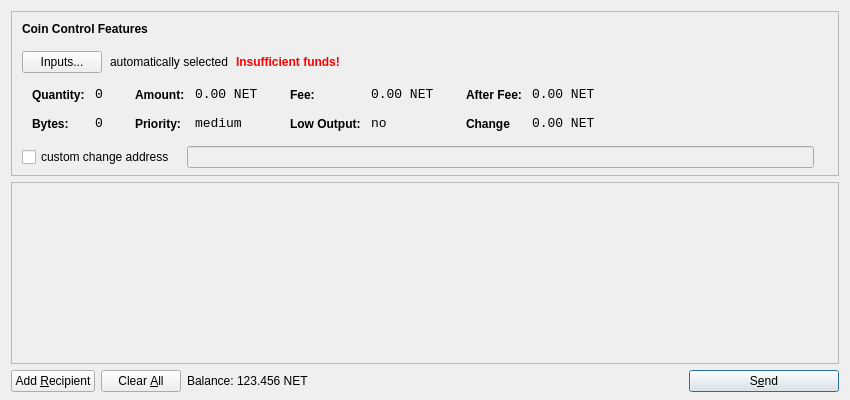
<?xml version="1.0" encoding="UTF-8"?>
<ui version="4.0">
 <class>SendCoinsDialog</class>
 <widget class="QDialog" name="SendCoinsDialog">
  <property name="geometry">
   <rect>
    <x>0</x>
    <y>0</y>
    <width>850</width>
    <height>400</height>
   </rect>
  </property>
  <property name="windowTitle">
   <string>Send Coins</string>
  </property>
  <layout class="QVBoxLayout" name="verticalLayout" stretch="0,1,0">
   <property name="bottomMargin">
    <number>8</number>
   </property>
   <item>
    <widget class="QFrame" name="frameCoinControl">
     <property name="sizePolicy">
      <sizepolicy hsizetype="Expanding" vsizetype="Expanding">
       <horstretch>0</horstretch>
       <verstretch>0</verstretch>
      </sizepolicy>
     </property>
     <property name="maximumSize">
      <size>
       <width>16777215</width>
       <height>16777215</height>
      </size>
     </property>
     <property name="frameShape">
      <enum>QFrame::StyledPanel</enum>
     </property>
     <property name="frameShadow">
      <enum>QFrame::Sunken</enum>
     </property>
     <layout class="QVBoxLayout" name="verticalLayoutCoinControl2">
      <property name="spacing">
       <number>-1</number>
      </property>
      <property name="leftMargin">
       <number>0</number>
      </property>
      <property name="topMargin">
       <number>0</number>
      </property>
      <property name="rightMargin">
       <number>0</number>
      </property>
      <property name="bottomMargin">
       <number>6</number>
      </property>
      <item>
       <layout class="QVBoxLayout" name="verticalLayoutCoinControl" stretch="0,0,0,0,1">
        <property name="spacing">
         <number>0</number>
        </property>
        <property name="leftMargin">
         <number>10</number>
        </property>
        <property name="topMargin">
         <number>10</number>
        </property>
        <item>
         <layout class="QHBoxLayout" name="horizontalLayoutCoinControl1">
          <property name="bottomMargin">
           <number>15</number>
          </property>
          <item>
           <widget class="QLabel" name="labelCoinControlFeatures">
            <property name="sizePolicy">
             <sizepolicy hsizetype="Preferred" vsizetype="Maximum">
              <horstretch>0</horstretch>
              <verstretch>0</verstretch>
             </sizepolicy>
            </property>
            <property name="font">
             <font>
              <weight>75</weight>
              <bold>true</bold>
             </font>
            </property>
            <property name="styleSheet">
             <string notr="true">font-weight:bold;</string>
            </property>
            <property name="text">
             <string>Coin Control Features</string>
            </property>
           </widget>
          </item>
         </layout>
        </item>
        <item>
         <layout class="QHBoxLayout" name="horizontalLayoutCoinControl2" stretch="0,0,0,0">
          <property name="spacing">
           <number>8</number>
          </property>
          <property name="bottomMargin">
           <number>10</number>
          </property>
          <item>
           <widget class="QPushButton" name="pushButtonCoinControl">
            <property name="styleSheet">
             <string notr="true"/>
            </property>
            <property name="text">
             <string>Inputs...</string>
            </property>
           </widget>
          </item>
          <item>
           <widget class="QLabel" name="labelCoinControlAutomaticallySelected">
            <property name="text">
             <string>automatically selected</string>
            </property>
            <property name="margin">
             <number>5</number>
            </property>
           </widget>
          </item>
          <item>
           <widget class="QLabel" name="labelCoinControlInsuffFunds">
            <property name="font">
             <font>
              <weight>75</weight>
              <bold>true</bold>
             </font>
            </property>
            <property name="styleSheet">
             <string notr="true">color:red;font-weight:bold;</string>
            </property>
            <property name="text">
             <string>Insufficient funds!</string>
            </property>
            <property name="margin">
             <number>5</number>
            </property>
           </widget>
          </item>
          <item>
           <spacer name="horizontalSpacerCoinControl">
            <property name="orientation">
             <enum>Qt::Horizontal</enum>
            </property>
            <property name="sizeHint" stdset="0">
             <size>
              <width>40</width>
              <height>1</height>
             </size>
            </property>
           </spacer>
          </item>
         </layout>
        </item>
        <item>
         <widget class="QWidget" name="widgetCoinControl" native="true">
          <property name="sizePolicy">
           <sizepolicy hsizetype="Preferred" vsizetype="Preferred">
            <horstretch>0</horstretch>
            <verstretch>0</verstretch>
           </sizepolicy>
          </property>
          <property name="minimumSize">
           <size>
            <width>0</width>
            <height>0</height>
           </size>
          </property>
          <property name="styleSheet">
           <string notr="true"/>
          </property>
          <layout class="QHBoxLayout" name="horizontalLayoutCoinControl5">
           <property name="margin">
            <number>0</number>
           </property>
           <item>
            <layout class="QHBoxLayout" name="horizontalLayoutCoinControl3" stretch="0,0,0,1">
             <property name="spacing">
              <number>20</number>
             </property>
             <property name="topMargin">
              <number>0</number>
             </property>
             <property name="bottomMargin">
              <number>10</number>
             </property>
             <item>
              <layout class="QFormLayout" name="formLayoutCoinControl1">
               <property name="horizontalSpacing">
                <number>10</number>
               </property>
               <property name="verticalSpacing">
                <number>14</number>
               </property>
               <property name="leftMargin">
                <number>10</number>
               </property>
               <property name="topMargin">
                <number>4</number>
               </property>
               <property name="rightMargin">
                <number>6</number>
               </property>
               <item row="0" column="0">
                <widget class="QLabel" name="labelCoinControlQuantityText">
                 <property name="styleSheet">
                  <string notr="true">font-weight:bold;</string>
                 </property>
                 <property name="text">
                  <string>Quantity:</string>
                 </property>
                 <property name="margin">
                  <number>0</number>
                 </property>
                </widget>
               </item>
               <item row="0" column="1">
                <widget class="QLabel" name="labelCoinControlQuantity">
                 <property name="font">
                  <font>
                   <family>Monospace</family>
                   <pointsize>10</pointsize>
                  </font>
                 </property>
                 <property name="cursor">
                  <cursorShape>IBeamCursor</cursorShape>
                 </property>
                 <property name="contextMenuPolicy">
                  <enum>Qt::ActionsContextMenu</enum>
                 </property>
                 <property name="text">
                  <string>0</string>
                 </property>
                 <property name="margin">
                  <number>0</number>
                 </property>
                 <property name="textInteractionFlags">
                  <set>Qt::LinksAccessibleByMouse|Qt::TextSelectableByKeyboard|Qt::TextSelectableByMouse</set>
                 </property>
                </widget>
               </item>
               <item row="1" column="0">
                <widget class="QLabel" name="labelCoinControlBytesText">
                 <property name="styleSheet">
                  <string notr="true">font-weight:bold;</string>
                 </property>
                 <property name="text">
                  <string>Bytes:</string>
                 </property>
                </widget>
               </item>
               <item row="1" column="1">
                <widget class="QLabel" name="labelCoinControlBytes">
                 <property name="font">
                  <font>
                   <family>Monospace</family>
                   <pointsize>10</pointsize>
                  </font>
                 </property>
                 <property name="cursor">
                  <cursorShape>IBeamCursor</cursorShape>
                 </property>
                 <property name="contextMenuPolicy">
                  <enum>Qt::ActionsContextMenu</enum>
                 </property>
                 <property name="text">
                  <string>0</string>
                 </property>
                 <property name="textInteractionFlags">
                  <set>Qt::LinksAccessibleByMouse|Qt::TextSelectableByKeyboard|Qt::TextSelectableByMouse</set>
                 </property>
                </widget>
               </item>
              </layout>
             </item>
             <item>
              <layout class="QFormLayout" name="formLayoutCoinControl2">
               <property name="horizontalSpacing">
                <number>10</number>
               </property>
               <property name="verticalSpacing">
                <number>14</number>
               </property>
               <property name="leftMargin">
                <number>6</number>
               </property>
               <property name="topMargin">
                <number>4</number>
               </property>
               <property name="rightMargin">
                <number>6</number>
               </property>
               <item row="0" column="0">
                <widget class="QLabel" name="labelCoinControlAmountText">
                 <property name="styleSheet">
                  <string notr="true">font-weight:bold;</string>
                 </property>
                 <property name="text">
                  <string>Amount:</string>
                 </property>
                 <property name="margin">
                  <number>0</number>
                 </property>
                </widget>
               </item>
               <item row="0" column="1">
                <widget class="QLabel" name="labelCoinControlAmount">
                 <property name="font">
                  <font>
                   <family>Monospace</family>
                   <pointsize>10</pointsize>
                  </font>
                 </property>
                 <property name="cursor">
                  <cursorShape>IBeamCursor</cursorShape>
                 </property>
                 <property name="contextMenuPolicy">
                  <enum>Qt::ActionsContextMenu</enum>
                 </property>
                 <property name="text">
                  <string>0.00 NET</string>
                 </property>
                 <property name="textInteractionFlags">
                  <set>Qt::LinksAccessibleByMouse|Qt::TextSelectableByKeyboard|Qt::TextSelectableByMouse</set>
                 </property>
                </widget>
               </item>
               <item row="1" column="0">
                <widget class="QLabel" name="labelCoinControlPriorityText">
                 <property name="styleSheet">
                  <string notr="true">font-weight:bold;</string>
                 </property>
                 <property name="text">
                  <string>Priority:</string>
                 </property>
                </widget>
               </item>
               <item row="1" column="1">
                <widget class="QLabel" name="labelCoinControlPriority">
                 <property name="font">
                  <font>
                   <family>Monospace</family>
                   <pointsize>10</pointsize>
                  </font>
                 </property>
                 <property name="cursor">
                  <cursorShape>IBeamCursor</cursorShape>
                 </property>
                 <property name="contextMenuPolicy">
                  <enum>Qt::ActionsContextMenu</enum>
                 </property>
                 <property name="text">
                  <string>medium</string>
                 </property>
                 <property name="textInteractionFlags">
                  <set>Qt::LinksAccessibleByMouse|Qt::TextSelectableByKeyboard|Qt::TextSelectableByMouse</set>
                 </property>
                </widget>
               </item>
              </layout>
             </item>
             <item>
              <layout class="QFormLayout" name="formLayoutCoinControl3">
               <property name="horizontalSpacing">
                <number>10</number>
               </property>
               <property name="verticalSpacing">
                <number>14</number>
               </property>
               <property name="leftMargin">
                <number>6</number>
               </property>
               <property name="topMargin">
                <number>4</number>
               </property>
               <property name="rightMargin">
                <number>6</number>
               </property>
               <item row="0" column="0">
                <widget class="QLabel" name="labelCoinControlFeeText">
                 <property name="styleSheet">
                  <string notr="true">font-weight:bold;</string>
                 </property>
                 <property name="text">
                  <string>Fee:</string>
                 </property>
                 <property name="margin">
                  <number>0</number>
                 </property>
                </widget>
               </item>
               <item row="0" column="1">
                <widget class="QLabel" name="labelCoinControlFee">
                 <property name="font">
                  <font>
                   <family>Monospace</family>
                   <pointsize>10</pointsize>
                  </font>
                 </property>
                 <property name="cursor">
                  <cursorShape>IBeamCursor</cursorShape>
                 </property>
                 <property name="contextMenuPolicy">
                  <enum>Qt::ActionsContextMenu</enum>
                 </property>
                 <property name="text">
                  <string>0.00 NET</string>
                 </property>
                 <property name="textInteractionFlags">
                  <set>Qt::LinksAccessibleByMouse|Qt::TextSelectableByKeyboard|Qt::TextSelectableByMouse</set>
                 </property>
                </widget>
               </item>
               <item row="1" column="0">
                <widget class="QLabel" name="labelCoinControlLowOutputText">
                 <property name="styleSheet">
                  <string notr="true">font-weight:bold;</string>
                 </property>
                 <property name="text">
                  <string>Low Output:</string>
                 </property>
                </widget>
               </item>
               <item row="1" column="1">
                <widget class="QLabel" name="labelCoinControlLowOutput">
                 <property name="font">
                  <font>
                   <family>Monospace</family>
                   <pointsize>10</pointsize>
                  </font>
                 </property>
                 <property name="cursor">
                  <cursorShape>IBeamCursor</cursorShape>
                 </property>
                 <property name="contextMenuPolicy">
                  <enum>Qt::ActionsContextMenu</enum>
                 </property>
                 <property name="text">
                  <string>no</string>
                 </property>
                 <property name="textInteractionFlags">
                  <set>Qt::LinksAccessibleByMouse|Qt::TextSelectableByKeyboard|Qt::TextSelectableByMouse</set>
                 </property>
                </widget>
               </item>
              </layout>
             </item>
             <item>
              <layout class="QFormLayout" name="formLayoutCoinControl4">
               <property name="horizontalSpacing">
                <number>10</number>
               </property>
               <property name="verticalSpacing">
                <number>14</number>
               </property>
               <property name="leftMargin">
                <number>6</number>
               </property>
               <property name="topMargin">
                <number>4</number>
               </property>
               <property name="rightMargin">
                <number>6</number>
               </property>
               <item row="0" column="0">
                <widget class="QLabel" name="labelCoinControlAfterFeeText">
                 <property name="styleSheet">
                  <string notr="true">font-weight:bold;</string>
                 </property>
                 <property name="text">
                  <string>After Fee:</string>
                 </property>
                 <property name="margin">
                  <number>0</number>
                 </property>
                </widget>
               </item>
               <item row="0" column="1">
                <widget class="QLabel" name="labelCoinControlAfterFee">
                 <property name="font">
                  <font>
                   <family>Monospace</family>
                   <pointsize>10</pointsize>
                  </font>
                 </property>
                 <property name="cursor">
                  <cursorShape>IBeamCursor</cursorShape>
                 </property>
                 <property name="contextMenuPolicy">
                  <enum>Qt::ActionsContextMenu</enum>
                 </property>
                 <property name="text">
                  <string>0.00 NET</string>
                 </property>
                 <property name="textInteractionFlags">
                  <set>Qt::LinksAccessibleByMouse|Qt::TextSelectableByKeyboard|Qt::TextSelectableByMouse</set>
                 </property>
                </widget>
               </item>
               <item row="1" column="0">
                <widget class="QLabel" name="labelCoinControlChangeText">
                 <property name="styleSheet">
                  <string notr="true">font-weight:bold;</string>
                 </property>
                 <property name="text">
                  <string>Change</string>
                 </property>
                </widget>
               </item>
               <item row="1" column="1">
                <widget class="QLabel" name="labelCoinControlChange">
                 <property name="font">
                  <font>
                   <family>Monospace</family>
                   <pointsize>10</pointsize>
                  </font>
                 </property>
                 <property name="cursor">
                  <cursorShape>IBeamCursor</cursorShape>
                 </property>
                 <property name="contextMenuPolicy">
                  <enum>Qt::ActionsContextMenu</enum>
                 </property>
                 <property name="text">
                  <string>0.00 NET</string>
                 </property>
                 <property name="textInteractionFlags">
                  <set>Qt::LinksAccessibleByMouse|Qt::TextSelectableByKeyboard|Qt::TextSelectableByMouse</set>
                 </property>
                </widget>
               </item>
              </layout>
             </item>
            </layout>
           </item>
          </layout>
         </widget>
        </item>
        <item>
         <layout class="QHBoxLayout" name="horizontalLayoutCoinControl4" stretch="0,0,0">
          <property name="spacing">
           <number>12</number>
          </property>
          <property name="sizeConstraint">
           <enum>QLayout::SetDefaultConstraint</enum>
          </property>
          <property name="topMargin">
           <number>5</number>
          </property>
          <property name="rightMargin">
           <number>5</number>
          </property>
          <item>
           <widget class="QCheckBox" name="checkBoxCoinControlChange">
            <property name="text">
             <string>custom change address</string>
            </property>
           </widget>
          </item>
          <item>
           <widget class="QLineEdit" name="lineEditCoinControlChange">
            <property name="enabled">
             <bool>false</bool>
            </property>
            <property name="sizePolicy">
             <sizepolicy hsizetype="Expanding" vsizetype="Fixed">
              <horstretch>0</horstretch>
              <verstretch>0</verstretch>
             </sizepolicy>
            </property>
           </widget>
          </item>
          <item>
           <widget class="QLabel" name="labelCoinControlChangeLabel">
            <property name="sizePolicy">
             <sizepolicy hsizetype="Preferred" vsizetype="Expanding">
              <horstretch>0</horstretch>
              <verstretch>0</verstretch>
             </sizepolicy>
            </property>
            <property name="minimumSize">
             <size>
              <width>0</width>
              <height>0</height>
             </size>
            </property>
            <property name="text">
             <string/>
            </property>
            <property name="margin">
             <number>3</number>
            </property>
           </widget>
          </item>
         </layout>
        </item>
        <item>
         <spacer name="verticalSpacerCoinControl">
          <property name="orientation">
           <enum>Qt::Vertical</enum>
          </property>
          <property name="sizeHint" stdset="0">
           <size>
            <width>800</width>
            <height>1</height>
           </size>
          </property>
         </spacer>
        </item>
       </layout>
      </item>
     </layout>
    </widget>
   </item>
   <item>
    <widget class="QScrollArea" name="scrollArea">
     <property name="widgetResizable">
      <bool>true</bool>
     </property>
     <widget class="QWidget" name="scrollAreaWidgetContents">
      <property name="geometry">
       <rect>
        <x>0</x>
        <y>0</y>
        <width>830</width>
        <height>165</height>
       </rect>
      </property>
      <layout class="QVBoxLayout" name="verticalLayout_2">
       <property name="margin">
        <number>0</number>
       </property>
       <item>
        <layout class="QVBoxLayout" name="entries">
         <property name="spacing">
          <number>6</number>
         </property>
        </layout>
       </item>
       <item>
        <spacer name="verticalSpacer">
         <property name="orientation">
          <enum>Qt::Vertical</enum>
         </property>
         <property name="sizeHint" stdset="0">
          <size>
           <width>20</width>
           <height>40</height>
          </size>
         </property>
        </spacer>
       </item>
      </layout>
     </widget>
    </widget>
   </item>
   <item>
    <layout class="QHBoxLayout" name="horizontalLayout">
     <item>
      <widget class="QPushButton" name="addButton">
       <property name="toolTip">
        <string>Send to multiple recipients at once</string>
       </property>
       <property name="text">
        <string>Add &amp;Recipient</string>
       </property>
       <property name="icon">
        <iconset resource="../bitcoin.qrc">
         <normaloff>:/icons/add</normaloff>:/icons/add</iconset>
       </property>
       <property name="autoDefault">
        <bool>false</bool>
       </property>
      </widget>
     </item>
     <item>
      <widget class="QPushButton" name="clearButton">
       <property name="sizePolicy">
        <sizepolicy hsizetype="Minimum" vsizetype="Fixed">
         <horstretch>0</horstretch>
         <verstretch>0</verstretch>
        </sizepolicy>
       </property>
       <property name="toolTip">
        <string>Remove all transaction fields</string>
       </property>
       <property name="text">
        <string>Clear &amp;All</string>
       </property>
       <property name="icon">
        <iconset resource="../bitcoin.qrc">
         <normaloff>:/icons/remove</normaloff>:/icons/remove</iconset>
       </property>
       <property name="autoRepeatDelay">
        <number>300</number>
       </property>
       <property name="autoDefault">
        <bool>false</bool>
       </property>
      </widget>
     </item>
     <item>
      <layout class="QHBoxLayout" name="horizontalLayout_2">
       <property name="spacing">
        <number>3</number>
       </property>
       <item>
        <widget class="QLabel" name="label">
         <property name="sizePolicy">
          <sizepolicy hsizetype="Preferred" vsizetype="Fixed">
           <horstretch>0</horstretch>
           <verstretch>0</verstretch>
          </sizepolicy>
         </property>
         <property name="text">
          <string>Balance:</string>
         </property>
        </widget>
       </item>
       <item>
        <widget class="QLabel" name="labelBalance">
         <property name="sizePolicy">
          <sizepolicy hsizetype="Preferred" vsizetype="Fixed">
           <horstretch>0</horstretch>
           <verstretch>0</verstretch>
          </sizepolicy>
         </property>
         <property name="cursor">
          <cursorShape>IBeamCursor</cursorShape>
         </property>
         <property name="text">
          <string>123.456 NET</string>
         </property>
         <property name="textInteractionFlags">
          <set>Qt::LinksAccessibleByMouse|Qt::TextSelectableByKeyboard|Qt::TextSelectableByMouse</set>
         </property>
        </widget>
       </item>
      </layout>
     </item>
     <item>
      <spacer name="horizontalSpacer">
       <property name="orientation">
        <enum>Qt::Horizontal</enum>
       </property>
       <property name="sizeHint" stdset="0">
        <size>
         <width>40</width>
         <height>20</height>
        </size>
       </property>
      </spacer>
     </item>
     <item>
      <widget class="QPushButton" name="sendButton">
       <property name="minimumSize">
        <size>
         <width>150</width>
         <height>0</height>
        </size>
       </property>
       <property name="toolTip">
        <string>Confirm the send action</string>
       </property>
       <property name="text">
        <string>S&amp;end</string>
       </property>
       <property name="icon">
        <iconset resource="../bitcoin.qrc">
         <normaloff>:/icons/send</normaloff>:/icons/send</iconset>
       </property>
       <property name="default">
        <bool>true</bool>
       </property>
      </widget>
     </item>
    </layout>
   </item>
  </layout>
 </widget>
 <resources>
  <include location="../bitcoin.qrc"/>
 </resources>
 <connections/>
</ui>
